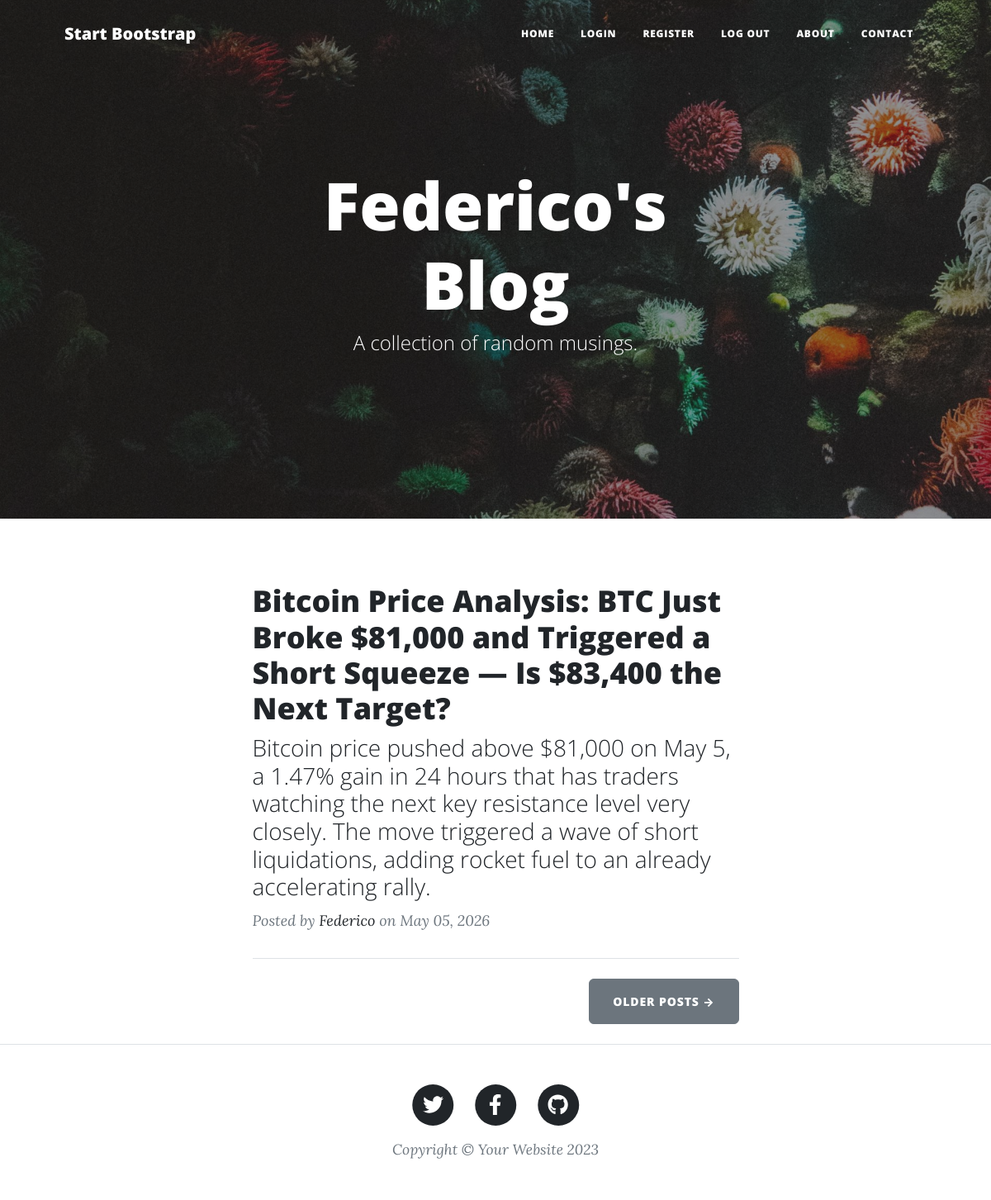
The page / on the database its author committed.
### main.py (models this page shows)
class BlogPost(db.Model):
    __tablename__ = "blog_posts"
    id: Mapped[int] = mapped_column(Integer, primary_key=True)
    title: Mapped[str] = mapped_column(String(250), unique=True, nullable=False)
    subtitle: Mapped[str] = mapped_column(String(250), nullable=False)
    date: Mapped[str] = mapped_column(String(250), nullable=False)
    body: Mapped[str] = mapped_column(Text, nullable=False)
    author_id: Mapped[int] = mapped_column(Integer, ForeignKey("users.id"))
    author: Mapped["User"] = relationship(back_populates="blog_posts")
    comments: Mapped[list["Comments"]] = relationship(back_populates="post")
    img_url: Mapped[str] = mapped_column(String(250), nullable=False)

class User(UserMixin, db.Model):
    __tablename__ = "users"
    id: Mapped[int] = mapped_column(Integer, primary_key=True)
    email: Mapped[str] = mapped_column(String(100), unique=True)
    password: Mapped[str] = mapped_column(String(100))
    name: Mapped[str] = mapped_column(String(1000))
    profile_pic: Mapped[str] = mapped_column(String(250), nullable=True)
    blog_posts: Mapped[list["BlogPost"]] = relationship(back_populates="author")
    comments: Mapped[list["Comments"]] = relationship(back_populates="author")

### main.py (the view)
@app.route('/')
def get_all_posts():
    result = db.session.execute(db.select(BlogPost))
    posts = result.scalars().all()
    return render_template("index.html", all_posts=posts, logged_in= current_user.is_authenticated)

### templates/index.html (shortened to what this page needs)
{% include "header.html" %}
<header
  class="masthead"
  style="background-image: url('../static/assets/img/home-bg.jpg')"
>
  <div class="container position-relative px-4 px-lg-5">
    <div class="row gx-4 gx-lg-5 justify-content-center">
      <div class="col-md-10 col-lg-8 col-xl-7">
        <div class="site-heading">
          <h1>Federico's Blog</h1>
          <span class="subheading">A collection of random musings.</span>
        </div>
      </div>
    </div>
  </div>
</header>
<div class="container px-4 px-lg-5">
  <div class="row gx-4 gx-lg-5 justify-content-center">
    <div class="col-md-10 col-lg-8 col-xl-7">
      {% for post in all_posts %}
      <div class="post-preview">
        <a href="{{ url_for('show_post', post_id=post.id) }}">
          <h2 class="post-title">{{ post.title }}</h2>
          <h3 class="post-subtitle">{{ post.subtitle }}</h3>
        </a>
        <p class="post-meta">
          Posted by
          <a href="#">{{post.author.name}}</a>
          on {{post.date}}
        </p>
      </div>
      <hr class="my-4" />
      {% endfor %}
      <div class="d-flex justify-content-end mb-4">
        <a class="btn btn-secondary text-uppercase" href="#!">Older Posts →</a>
      </div>
    </div>
  </div>
</div>
{% include "footer.html" %}

### templates/header.html (shortened to what this page needs)
<!DOCTYPE html>
<html lang="en">
  <head>
    {% block styles %}
    {{ bootstrap.load_css() }}
    <link
      href="{{ url_for('static', filename='css/styles.css') }}"
      rel="stylesheet"
    />
    {% endblock %}
  </head>
  <body>
    <nav class="navbar navbar-expand-lg navbar-light" id="mainNav">
      <div class="container px-4 px-lg-5">
        <a class="navbar-brand" href="/">Start Bootstrap</a>
        <div class="collapse navbar-collapse" id="navbarResponsive">
          <ul class="navbar-nav ms-auto py-4 py-lg-0">
            <li class="nav-item">
              <a
                class="nav-link px-lg-3 py-3 py-lg-4"
                href="{{ url_for('get_all_posts') }}"
                >Home</a
              >
            </li>
            {% if not logged_in: %}
            <li class="nav-item">
              <a
                class="nav-link px-lg-3 py-3 py-lg-4"
                href="{{ url_for('login') }}"
                >Login</a
              >
            </li>
            <li class="nav-item">
              <a
                class="nav-link px-lg-3 py-3 py-lg-4"
                href="{{ url_for('register') }}"
                >Register</a
              >
            </li>
            {% endif %}
            <li class="nav-item">
              <a
                class="nav-link px-lg-3 py-3 py-lg-4"
                href="{{ url_for('logout') }}"
                >Log Out</a
              >
            </li>
            <li class="nav-item">
              <a
                class="nav-link px-lg-3 py-3 py-lg-4"
                href="{{ url_for('about') }}"
                >About</a
              >
            </li>
            <li class="nav-item">
              <a
                class="nav-link px-lg-3 py-3 py-lg-4"
                href="{{ url_for('contact') }}"
                >Contact</a
              >
            </li>
          </ul>
        </div>
      </div>
    </nav>
  </body>
</html>

### templates/footer.html (shortened to what this page needs)
        <footer class="border-top">
          <div class="container px-4 px-lg-5">
              <div class="row gx-4 gx-lg-5 justify-content-center">
                  <div class="col-md-10 col-lg-8 col-xl-7">
                      <ul class="list-inline text-center">
                          <li class="list-inline-item">
                              <a href="#!">
                                  <span class="fa-stack fa-lg">
                                      <i class="fas fa-circle fa-stack-2x"></i>
                                      <i class="fab fa-twitter fa-stack-1x fa-inverse"></i>
                                  </span>
                              </a>
                          </li>
                          <li class="list-inline-item">
                              <a href="#!">
                                  <span class="fa-stack fa-lg">
                                      <i class="fas fa-circle fa-stack-2x"></i>
                                      <i class="fab fa-facebook-f fa-stack-1x fa-inverse"></i>
                                  </span>
                              </a>
                          </li>
                          <li class="list-inline-item">
                              <a href="#!">
                                  <span class="fa-stack fa-lg">
                                      <i class="fas fa-circle fa-stack-2x"></i>
                                      <i class="fab fa-github fa-stack-1x fa-inverse"></i>
                                  </span>
                              </a>
                          </li>
                      </ul>
                      <div class="small text-center text-muted fst-italic">Copyright &copy; Your Website 2023</div>
                  </div>
              </div>
          </div>
      </footer>
  </body>
</html>

### rows shown on the page
BlogPost: title "Bitcoin Price Analysis: BTC Just Broke $81,000 and Triggered a Short Squeeze — Is $83,400 the Next Target?", subtitle "Bitcoin price pushed above $81,000 on May 5, a 1.47% gain in 24 hours that has traders watching the next key resistance level very closely. The move triggered a wave of short liquidations, adding rocket fuel to an already accelerating rally.", author.name "Federico", date "May 05, 2026"
